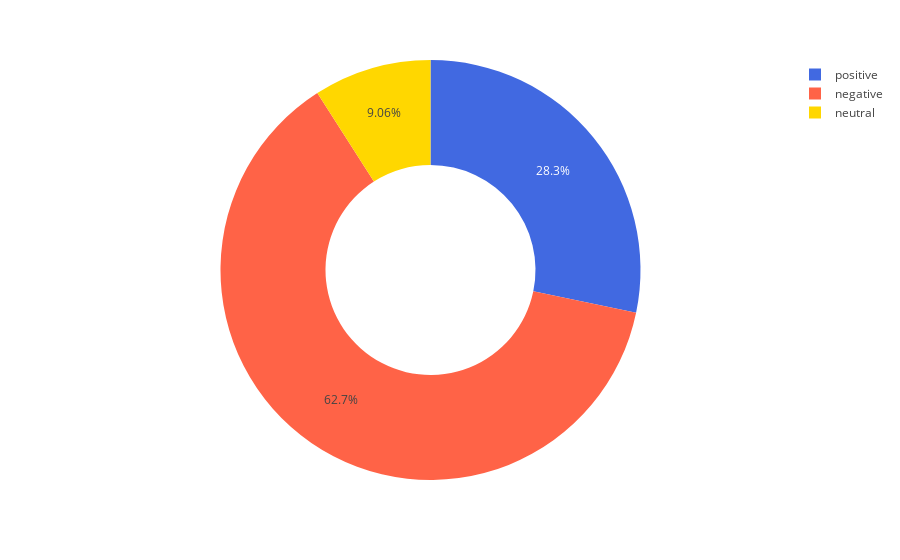

The cell this chart's notebook holds for it:
### Code cell
pie_new_color_discrete_sequence = [ 'royalblue', 'tomato', 'gold']
fig = px.pie(data_frame= group_df,
       names = group_df.sentiment,
       color_discrete_sequence = pie_new_color_discrete_sequence,
       category_orders = {"sentiment": ['positive' ,'negative' 'neutral']},
       hole= 0.5)
fig.show()

### Figure 1 — Plotly figure (JSON) as saved in the notebook; plotly's stock layout.template omitted (floating-point values rounded to 4 significant figures; data arrays with more than 128 entries replaced by an {"elided": "..."} marker saying what was removed)
{"data": [{"direction": "clockwise", "domain": {"x": [0, 1], "y": [0, 1]}, "hole": 0.5, "hovertemplate": "sentiment=%{label}<extra></extra>", "labels": {"elided": "276 str values"}, "legendgroup": "", "name": "", "showlegend": true, "sort": false, "type": "pie"}], "layout": {"legend": {"tracegroupgap": 0}, "margin": {"t": 60}, "piecolorway": ["royalblue", "tomato", "gold"]}}
